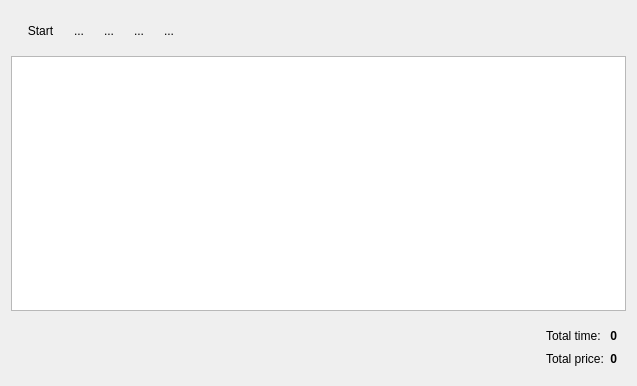
<?xml version="1.0" encoding="UTF-8"?>
<ui version="4.0">
 <class>ProjectDetail</class>
 <widget class="QWidget" name="ProjectDetail">
  <property name="geometry">
   <rect>
    <x>0</x>
    <y>0</y>
    <width>637</width>
    <height>386</height>
   </rect>
  </property>
  <property name="windowTitle">
   <string>Form</string>
  </property>
  <layout class="QVBoxLayout" name="verticalLayout">
   <item>
    <widget class="QWidget" name="widget" native="true">
     <layout class="QHBoxLayout" name="horizontalLayout">
      <item>
       <widget class="QToolButton" name="btnStart">
        <property name="toolTip">
         <string>Start working</string>
        </property>
        <property name="text">
         <string>Start</string>
        </property>
        <property name="icon">
         <iconset resource="trackerrc.qrc">
          <normaloff>:/icons/start_48x48.png</normaloff>:/icons/start_48x48.png</iconset>
        </property>
        <property name="iconSize">
         <size>
          <width>32</width>
          <height>32</height>
         </size>
        </property>
        <property name="autoRaise">
         <bool>true</bool>
        </property>
       </widget>
      </item>
      <item>
       <widget class="QToolButton" name="btnStop">
        <property name="toolTip">
         <string>Stop working</string>
        </property>
        <property name="text">
         <string>...</string>
        </property>
        <property name="icon">
         <iconset resource="trackerrc.qrc">
          <normaloff>:/icons/stop_48x48.png</normaloff>:/icons/stop_48x48.png</iconset>
        </property>
        <property name="iconSize">
         <size>
          <width>32</width>
          <height>32</height>
         </size>
        </property>
        <property name="autoRaise">
         <bool>true</bool>
        </property>
       </widget>
      </item>
      <item>
       <widget class="QToolButton" name="btnRemoveLast">
        <property name="toolTip">
         <string>Remove last record</string>
        </property>
        <property name="text">
         <string>...</string>
        </property>
        <property name="icon">
         <iconset resource="trackerrc.qrc">
          <normaloff>:/icons/removeLast_48x48.png</normaloff>:/icons/removeLast_48x48.png</iconset>
        </property>
        <property name="iconSize">
         <size>
          <width>32</width>
          <height>32</height>
         </size>
        </property>
        <property name="autoRaise">
         <bool>true</bool>
        </property>
       </widget>
      </item>
      <item>
       <widget class="QToolButton" name="btnDone">
        <property name="toolTip">
         <string>Done this project</string>
        </property>
        <property name="text">
         <string>...</string>
        </property>
        <property name="icon">
         <iconset resource="trackerrc.qrc">
          <normaloff>:/icons/done_48x48.png</normaloff>:/icons/done_48x48.png</iconset>
        </property>
        <property name="iconSize">
         <size>
          <width>32</width>
          <height>32</height>
         </size>
        </property>
        <property name="autoRaise">
         <bool>true</bool>
        </property>
       </widget>
      </item>
      <item>
       <widget class="QToolButton" name="btnReactivate">
        <property name="toolTip">
         <string>Reactivate this project</string>
        </property>
        <property name="text">
         <string>...</string>
        </property>
        <property name="icon">
         <iconset resource="trackerrc.qrc">
          <normaloff>:/icons/reactivate_48x48.png</normaloff>:/icons/reactivate_48x48.png</iconset>
        </property>
        <property name="iconSize">
         <size>
          <width>32</width>
          <height>32</height>
         </size>
        </property>
        <property name="autoRaise">
         <bool>true</bool>
        </property>
       </widget>
      </item>
      <item>
       <spacer name="horizontalSpacer">
        <property name="orientation">
         <enum>Qt::Horizontal</enum>
        </property>
        <property name="sizeHint" stdset="0">
         <size>
          <width>40</width>
          <height>20</height>
         </size>
        </property>
       </spacer>
      </item>
     </layout>
    </widget>
   </item>
   <item>
    <widget class="QTableView" name="tableView"/>
   </item>
   <item>
    <widget class="QWidget" name="widget_2" native="true">
     <layout class="QGridLayout" name="gridLayout">
      <item row="0" column="1">
       <widget class="QLabel" name="label">
        <property name="text">
         <string>Total time:</string>
        </property>
       </widget>
      </item>
      <item row="1" column="1">
       <widget class="QLabel" name="label_3">
        <property name="text">
         <string>Total price:</string>
        </property>
       </widget>
      </item>
      <item row="0" column="2">
       <widget class="QLabel" name="totalTime">
        <property name="font">
         <font>
          <weight>75</weight>
          <bold>true</bold>
         </font>
        </property>
        <property name="text">
         <string>0</string>
        </property>
        <property name="alignment">
         <set>Qt::AlignRight|Qt::AlignTrailing|Qt::AlignVCenter</set>
        </property>
       </widget>
      </item>
      <item row="1" column="2">
       <widget class="QLabel" name="totalPrice">
        <property name="font">
         <font>
          <weight>75</weight>
          <bold>true</bold>
         </font>
        </property>
        <property name="text">
         <string>0</string>
        </property>
        <property name="alignment">
         <set>Qt::AlignRight|Qt::AlignTrailing|Qt::AlignVCenter</set>
        </property>
       </widget>
      </item>
      <item row="0" column="0">
       <spacer name="horizontalSpacer_2">
        <property name="orientation">
         <enum>Qt::Horizontal</enum>
        </property>
        <property name="sizeHint" stdset="0">
         <size>
          <width>40</width>
          <height>20</height>
         </size>
        </property>
       </spacer>
      </item>
     </layout>
    </widget>
   </item>
  </layout>
 </widget>
 <resources>
  <include location="trackerrc.qrc"/>
 </resources>
 <connections/>
</ui>
